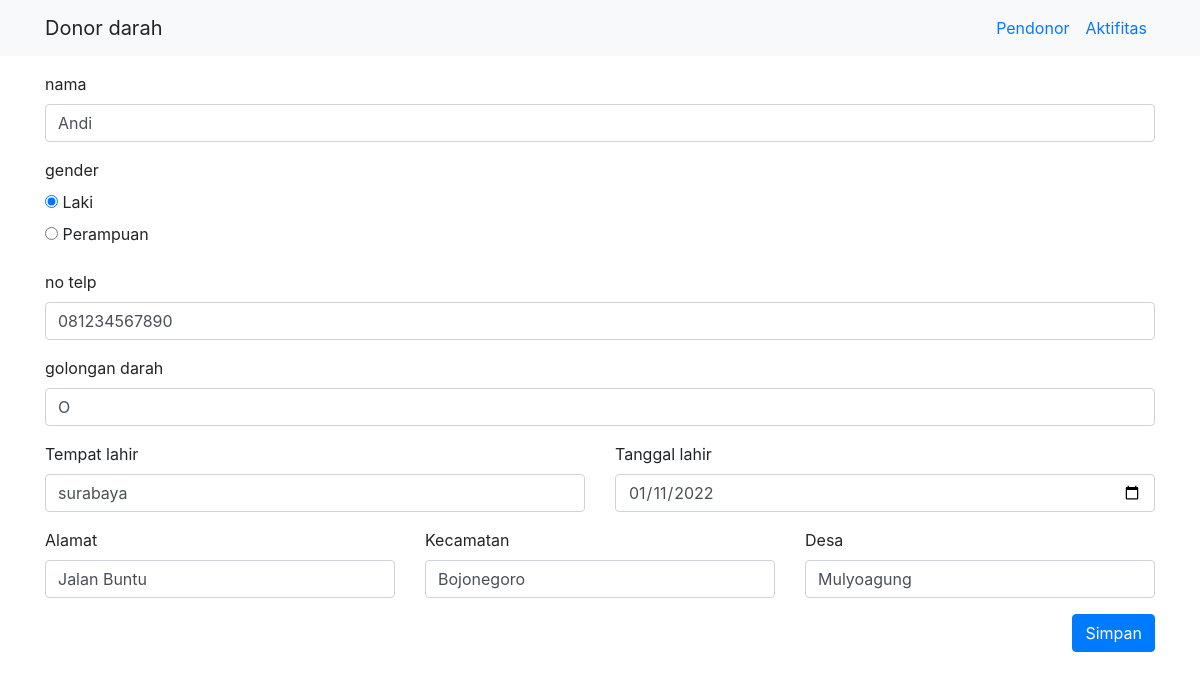
The app's page /index.php?act=pendonor/edit&id=3 with its own data.
### tables this page shows
CREATE TABLE `pendonor` (
  `id` int(11) NOT NULL,
  `nama` varchar(100) NOT NULL,
  `tempat_lahir` varchar(50) NOT NULL,
  `tanggal_lahir` date NOT NULL,
  `jenis_kelamin` int(1) NOT NULL,
  `golongan_darah` char(2) NOT NULL,
  `nomor_hp` char(13) NOT NULL,
  `alamat` text NOT NULL,
  `kecamatan` char(10) NOT NULL,
  `desa` char(16) NOT NULL,
  `status` int(1) NOT NULL
);

### pendonor/edit.php (the view, shortened to what this page needs)
<?php
$row = $con->query("SELECT * FROM pendonor WHERE id='$_GET[id]'")->fetch_object();
?>
<form action="" method="post">
<div class="form-group">
	<label>nama</label>
	<input type="text" class="form-control" name="nama" value="<?= $row->nama ?>" required />
</div>
<div class="form-group">
	<label>gender</label><br>
	<label>
		<input type="radio" name="gender" value="1" <?= $row->jenis_kelamin==1?"checked":"" ?> required > Laki</label><br>
	<label>
		<input type="radio" name="gender" value="0" <?= $row->jenis_kelamin==0?"checked":"" ?> required > Perampuan
	</label>
</div>
<div class="form-group">
	<label>no telp</label>
	<input type="text" class="form-control" name="telp" value="<?= $row->nomor_hp ?>" required  />
</div>
<div class="form-group">
	<label>golongan darah</label>
	<input type="text" class="form-control" name="darah" value="<?= $row->golongan_darah ?>" required  />
</div>
<div class="form-group row">
	<div class="col-sm-6">
		<label>Tempat lahir</label>
		<input type="text" class="form-control" name="tmpt" value="<?= $row->tempat_lahir ?>" required  />
	</div>
	<div class="col-sm-6">
		<label>Tanggal lahir</label>
		<input type="date" class="form-control" name="tgl" value="<?= $row->tanggal_lahir ?>" required  />
	</div>
</div>
<div class="form-group row">
	<div class="col-sm-4">
		<label>Alamat</label>
		<input type="text" class="form-control" name="almt" value="<?= $row->alamat ?>" required  />
	</div>
	<div class="col-sm-4">
		<label>Kecamatan</label>
		<input type="text" class="form-control" name="kec" value="<?= $row->kecamatan ?>" required  />
	</div>
	<div class="col-sm-4">
		<label>Desa</label>
		<input type="text" class="form-control" name="desa" value="<?= $row->desa ?>" required  />
	</div>
</div>
<div class="d-block">
	<button class="btn btn-primary float-right" name="st">Simpan</button>
</div>
</form>

### records on screen
pendonor: nama "Andi", jenis_kelamin "☑ Laki", jenis_kelamin "☐ Perampuan", telp "081234567890", darah "O", tmpt "surabaya", tgl "01/11/2022", almt "Jalan Buntu", kec "Bojonegoro", desa "Mulyoagung"
